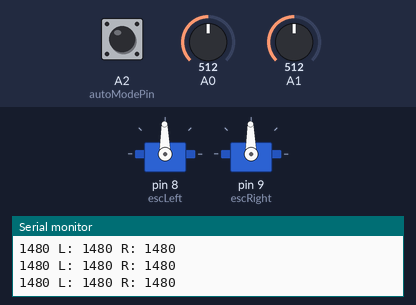
The sketch below on a simulated Arduino Uno, built with avr-gcc and run on an emulated ATmega328P. Shown: 2 × servo, the last lines printed to the serial monitor. The test bench sets the inputs (shaded band); at power-on: A0 = 512, A1 = 512, A2 (autoModePin) HIGH.

Above: at 6.2 s.
6.3 s: A0 set to 716
At 7.0 s:
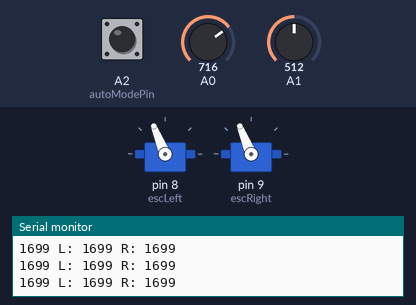
8.2 s: A1 set to 716
At 9.4 s:
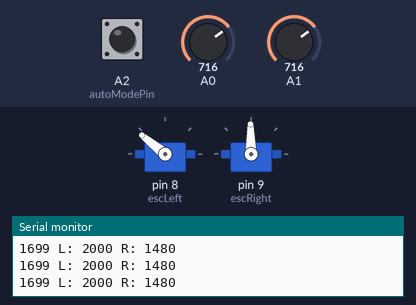
9.7 s: A0 set to 511
At 11.2 s:
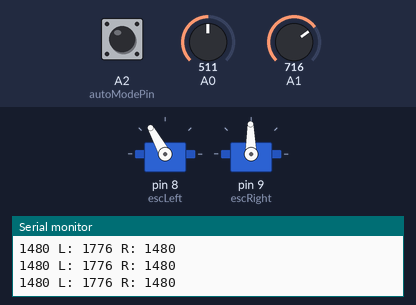
11.5 s: A0 set to 451
13.0 s: A0 set to 428
At 14.0 s:
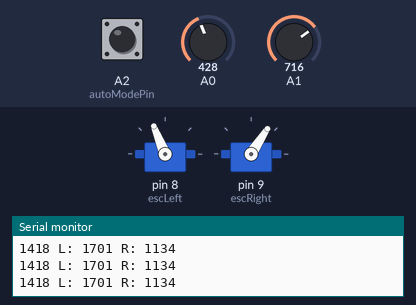
14.6 s: A1 set to 0
At 15.4 s:
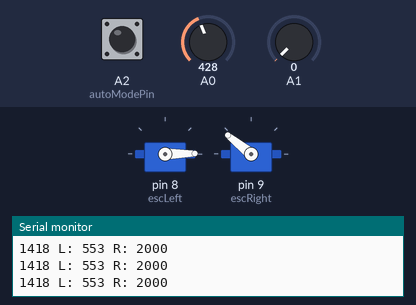
Timing chart, 0 to 17.1 s (numbered marks = the images above; inputs shaded):
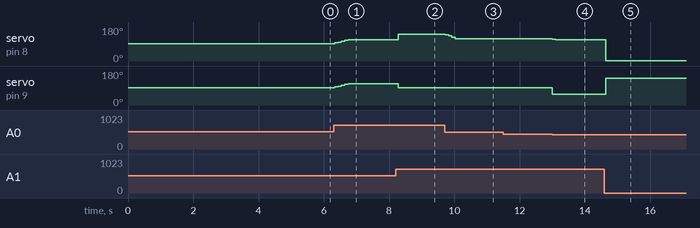

The sketch:

BoatDrive.ino
```cpp
#include <Servo.h>

#define ESC_NULL 1480
#define ESC_MAX 2000
#define ESC_MIN 1000

Servo escLeft;
Servo escRight;

int feedPotentimeter = A0;
int steeringPotentimeter = A1;
int autoModePin = A2;
bool autoMode = false;

int feedValue = ESC_NULL;
int steeringValue = 0;
int escValue = ESC_NULL;
int escLeftValue = ESC_NULL;
int escRightValue = ESC_NULL;

int minFeedPotentimeterValue = 0;
int maxFeedPotentimeterValue = 1023;

int minSteeringPotentimeterValue = 0;
int maxSteeringPotentimeterValue = 1023;

int feedStep = 50;
int nullOffsetFeed = 49; //max is feedStep -1!
int nullOffsetSteering = 5;

void setup() {
  escLeft.attach(8);
  escRight.attach(9);
  escLeft.writeMicroseconds(ESC_NULL);
  escRight.writeMicroseconds(ESC_NULL);
  pinMode(autoModePin, INPUT_PULLUP);
  Serial.begin(9600);
  delay(5000);
}

void loop() {
  checkAutoMode();

  feedValue = map(getPotentimeterValue(feedPotentimeter),
                  minFeedPotentimeterValue,
                  maxFeedPotentimeterValue,
                  ESC_MIN,
                  ESC_MAX);
  steeringValue = map(getPotentimeterValue(steeringPotentimeter),
                      minSteeringPotentimeterValue,
                      maxSteeringPotentimeterValue,
                      -50,
                      50);

  if(steeringValue >= 0) {
    steeringValue += 1;
  }
  else {
    steeringValue -= 1;
  }


  //printCurrentEscValues();

  if(autoMode) {
    //at autoMode forward will encrease the speed by 150, backward will decrease speed by 150
    if(feedValue > (ESC_MAX-200)) {
      escValue += 150;
      if(escValue > ESC_MAX) {
        escValue = ESC_MAX;
      }
    }
    if(feedValue < (ESC_MIN+200)) {
      escValue -= 150;
      if(escValue < ESC_MIN) {
        escValue = ESC_MIN;
      }
    }
    //wait for NULL-Position
    while(feedValue > (ESC_MAX-200) || feedValue < (ESC_MIN+200)) {
      feedValue = map(getPotentimeterValue(feedPotentimeter),
                    minFeedPotentimeterValue,
                    maxFeedPotentimeterValue,
                    ESC_MIN,
                    ESC_MAX);
      delay(100);
    }
  }
  else {
    //slow down speed changes
    if(escValue < feedValue) {
      if((escValue + feedStep) < feedValue) {
        escValue += feedStep;
      }
      else {
        escValue = feedValue;
      }
    }
    if(escValue > feedValue) {
      if((escValue - feedStep) > feedValue) {
        escValue -= feedStep;
      }
      else {
        escValue = feedValue;
      }
    }

    //Nullpoint tollerance
    if(escValue < (ESC_NULL + nullOffsetFeed) && escValue > (ESC_NULL - nullOffsetFeed)) {
      escValue = ESC_NULL;
    }
  }
  if(abs(steeringValue) < nullOffsetSteering) {
    steeringValue = 0;
  }

  //Serial.println(steeringValue);

  escLeftValue = double(escValue) / 100.0 * (50 + (50.0 + steeringValue));
  escRightValue = double(escValue) / 100.0 * (50 +(50.0 - steeringValue));
  if(escLeftValue > ESC_MAX) {
    escRightValue -= (escLeftValue - ESC_MAX);
    escLeftValue = ESC_MAX;
  }
  if(escRightValue > ESC_MAX) {
    escLeftValue -= (escRightValue - ESC_MAX);
    escRightValue = ESC_MAX;
  }
  //driving forward (escValue > ESC_NULL) and steering should not run a Motor backwards!
  if(escValue >= ESC_NULL) {
    //don't turn backwards...
    if(escRightValue < ESC_NULL) {
      escRightValue = ESC_NULL;
    }
    //don't turn backwards...
    if(escLeftValue < ESC_NULL) {
      escLeftValue = ESC_NULL;
    }
  }

  escLeft.writeMicroseconds(escLeftValue);
  escRight.writeMicroseconds(escRightValue);

  if(true) {
    Serial.print(escValue);
    Serial.print(" L: ");
    Serial.print(escLeftValue);
    Serial.print(" R: ");
    Serial.println(escRightValue);
  }
  delay(100);
}

int getPotentimeterValue(int potentimeter) {
  int cnt = 7;
  int readValue;
  int value = 0;
  int minValue=1023;
  int maxValue=0;

  for(int i = 0; i < cnt; i++) {
    readValue = analogRead(potentimeter);
    if(readValue > maxValue) {
      maxValue = readValue;
    }
    if(readValue < minValue) {
      minValue = readValue;
    }
    value += readValue;
  }
  value -= minValue;
  value -= maxValue;
  if(value>0) {
    value = value / (cnt-2);
  }
  if(false) {
    Serial.print("Value Potentimeter: ");
    Serial.println(value);
  }
  return value;
}

int readMicroseconds(Servo servo) {
  return map(servo.read(), 0, 180, ESC_MIN, ESC_MAX);
}

void printCurrentEscValues() {
    Serial.print("left ESC: ");
    Serial.println(readMicroseconds(escLeft));
    Serial.print("right ESC: ");
    Serial.println(readMicroseconds(escLeft));
  }

void checkAutoMode() {
  if(digitalRead(autoModePin) == 0) {
    //debounce of pushbutton
    delay(100);
    if(digitalRead(autoModePin) == 0) {
      //check after 1 second so that motor control will not be blocked for 2 seconds at once...
      delay(1000);
      if(digitalRead(autoModePin) == 0) {
        delay(1000);
        //autoMode activated by pressing button for 2 seconds...
        if(digitalRead(autoModePin) == 0) {
          autoMode = !autoMode;
          Serial.print("AutoMode switched to :");
          Serial.println(autoMode);
        }
        while(digitalRead(autoModePin) == 0) {
          delay(100);
        }
      }
    }
  }
}
```

Measured:
- the behaviour switches between 442 and 441 on A0 (found by bisection; images 3 and 4)
- after the input at 6.3 s, servo on pin 8 (escLeft), servo on pin 9 (escRight): moves from 91° to 112° over 0.41 s, starting at once
- after the input at 8.2 s, servo on pin 8 (escLeft): 112° → 141° after 0.08 s; servo on pin 9 (escRight): 112° → 91° after 0.08 s
- after the input at 9.7 s, servo on pin 8 (escLeft): 141° → 139° at once, → 133° 0.10 s later, → 127° 0.10 s later, → 119° 0.10 s later
- after the input at 13.0 s, servo on pin 8 (escLeft): 119° → 114° at once, → 112° 0.10 s later; servo on pin 9 (escRight): 91° → 58° at once, → 57° 0.10 s later
- after the input at 14.6 s, servo on pin 8 (escLeft): 112° → 1° at once; servo on pin 9 (escRight): 57° → 141° at once
